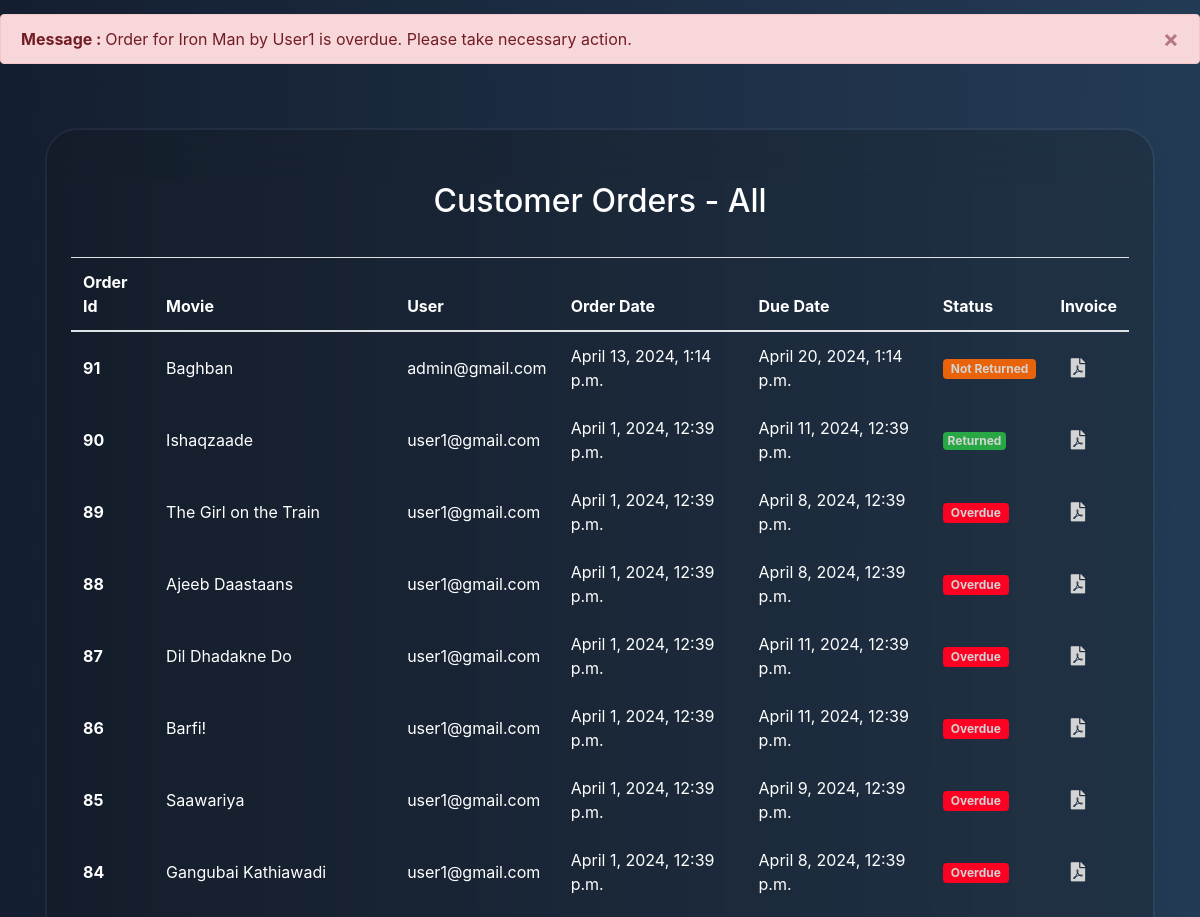
Before: /staff/orders/all (signed in, middle part) with the older database file.
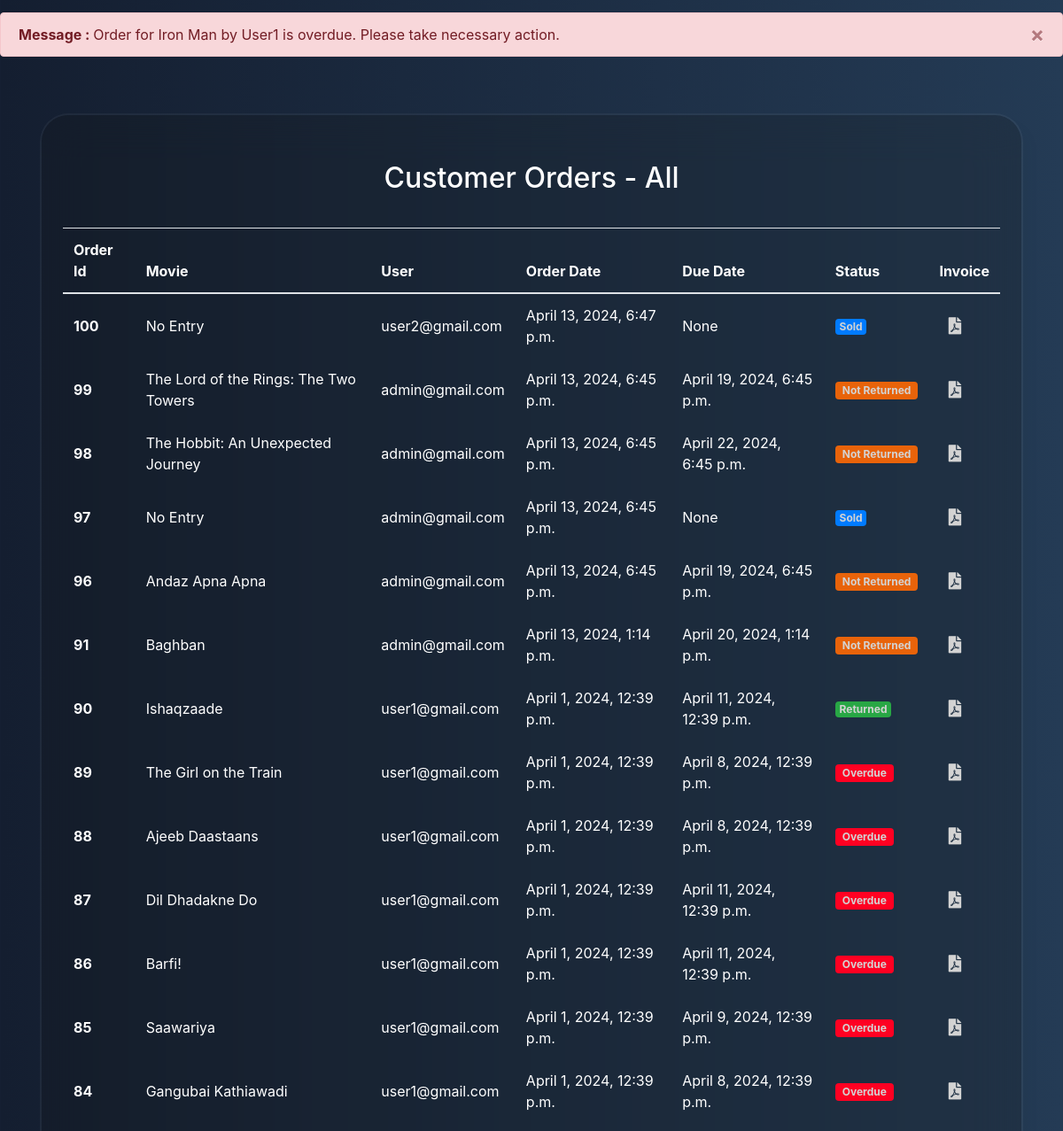
After: the same page with the newer database file.
### home/models.py (models this page shows, shortened)
class Order(models.Model):
    order_id = models.AutoField(primary_key=True)
    order_date = models.DateTimeField(auto_now_add=True)
    user = models.ForeignKey(User, on_delete=models.CASCADE)
    movie = models.ForeignKey(Movie, on_delete=models.CASCADE, default=None)
    total_price = models.FloatField(default=0)
    isrented = models.BooleanField(default=True)
    status = models.CharField(max_length=100,choices=[('Not Returned','Not Returned'),('Sold','Sold'),('Overdue','Overdue'), ('Returned','Returned')],default='Not Returned')
    due_date = models.DateTimeField(blank = True, null = True)
    invoice_id = models.IntegerField(default=0)

class Movie(models.Model):
    id = models.AutoField(primary_key=True)
    title = models.CharField(max_length=100)
    desc = models.CharField(max_length=1000)
    img = models.ImageField(upload_to='movies/thumbnails', blank=True, null=True)
    img_url = models.CharField(max_length=1000, default='')
    backdrop_url = models.CharField(max_length=1000, default='')
    release_year = models.DateField(null = True)
    genre = models.CharField(max_length=100,choices=[('Action','Action'),('Comedy','Comedy'),('Drama','Drama'),('Horror','Horror'),('Romance','Romance'),('Thriller','Thriller')])
    cast = models.CharField(max_length=500)
    director = models.CharField(max_length=100)
    rating = models.FloatField()
    certification = models.CharField(max_length=10,choices=[('U','U'),('U/A','U/A'),('A','A')])
    rent_price = models.FloatField()
    buy_price = models.FloatField()
    rent_duration = models.IntegerField()
    runtime = models.DurationField(("Duration"), default=timedelta(0))
    total_quantity = models.IntegerField(default=10)
    available_quantity = models.IntegerField(default=10)
    def __str__(self):
        return self.title

### home/views.py (the view)
# urls.py: path("staff/orders/",views.stafforders,name='stafforders'),
def stafforders(request,type):
    if not request.user.is_staff:
        return redirect('/')
    updatestatus()
    if type=='rented':
        orders = Order.objects.filter(isrented=True)
    elif type=='bought':
        orders = Order.objects.filter(isrented=False)
    elif type=='all':
        orders = Order.objects.all()
    orders = sorted(orders, key=lambda x: x.order_id, reverse=True)
    for order in orders:
        if order.status == 'Not Returned' and order.due_date - timezone.now() < timezone.timedelta(days=1):
            messages.warning(request, 'Order for '+order.movie.title+' by '+order.user.first_name+' '+order.user.last_name+' is due in 1 day. Please remind the user to return it on time to avoid any penalties.')
        if order.status == 'Overdue':
            messages.error(request, 'Order for '+order.movie.title+' by '+order.user.first_name+' '+order.user.last_name+' is overdue. Please take necessary action.')
    params = {'orders':orders, 'type':type.capitalize()}
    return render(request,'stafforders.html',params)

### home/views.py (called while the page is built)
def updatestatus():
    orders = Order.objects.all()
    for order in orders:
        if order.status == 'Not Returned' and order.due_date < timezone.now():
            order.status = 'Overdue'
            order.save()

### templates/stafforders.html (shortened to what this page needs)
{% extends "staffbase.html" %}
{% block body %}
<body class="god">
    <section class="vh-100 gradient-custom-2">
        <div class="container py-5 h-100">
          <div class="row d-flex justify-content-center align-items-center h-100">
            <div class="col-md-12 col-xl-12">
              <div class="card mask-custom">
                <div class="card-body p-4 text-white">
                  <div class="text-center pt-1 pb-2">
                    <h2 class="my-4">Customer Orders - {{type}}</h2>
                  </div>
                  <table class="table text-white mb-0" >
                    <thead>
                      <tr>
                        <th scope="col">Order Id</th>
                        <th scope="col">Movie</th>
                        <th scope="col">User</th>
                        <th scope="col">Order Date</th>
                        <th scope="col">Due Date</th>
                        <th scope="col">Status</th>
                        <th scope="col">Invoice</th>
                      </tr>
                    </thead>
                    <div  style = " margin: 5px; border-radius: 10px;">
                      {% for order in orders %}
                    <tr class="fw-normal">
                      <th class="border-0 align-middle">
                        <span class="ms-2 text-white"><a href="/staff/order/{{order.order_id}}" style="color:white;">{{order.order_id}}</a></span>
                      </th>
                      <td class="border-0 align-middle">{{order.movie}}</td>
                      <td class="border-0 align-middle">{{order.user}}</td>
                      <td class="border-0 align-middle">{{order.order_date}}</td>
                      <td class="border-0 align-middle">{{order.due_date}}</td>
                      <td class="border-0 align-middle">
                        <a href="/staff/order/{{order.order_id}}">
                        {% if order.status == "Returned" %}
                        <h6 class="mb-0"><span class="badge bg-success"> {{order.status}}</span></h6>
                        {% elif order.status == "Not Returned" %}
                        <h6 class="mb-0"><span class="badge py-1 px-2" style ="background-color: #e8630a"> {{order.status}}</span></h6>
                        {% elif order.status == "Sold" %}
                        <h6 class="mb-0"><span class="badge bg-primary"> {{order.status}}</span></h6>
                        {% else %}
                        <h6 class="mb-0"><span class="badge py-1 px-2" style ="background-color: #ff0022"> {{order.status}}</span></h6>
                        {% endif %}
                      </a>
                      </td>
                      <td class="border-0 align-middle pl-4"><a href="/pdf/{{order.invoice_id}}" ><i class="fas fa-file-pdf" style="scale:1.2;"></i></a></td>
                    </tr>
                    {% endfor %}
                </div>
                  </table>
                </div>
              </div>
            </div>
          </div>
        </div>
      </section>
    <body>
{% endblock body %}

Changed rows visible on the page:
added Order: order_id "100", movie "No Entry", user "user2@gmail.com", order_date "April 13, 2024, 6:47 p.m.", due_date "None", status "Sold"
added Order: order_id "99", movie "The Lord of the Rings: The Two Towers", user "admin@gmail.com", order_date "April 13, 2024, 6:45 p.m.", due_date "April 19, 2024, 6:45 p.m.", status "Not Returned"
added Order: order_id "98", movie "The Hobbit: An Unexpected Journey", user "admin@gmail.com", order_date "April 13, 2024, 6:45 p.m.", due_date "April 22, 2024, 6:45 p.m.", status "Not Returned"
added Order: order_id "97", movie "No Entry", user "admin@gmail.com", order_date "April 13, 2024, 6:45 p.m.", due_date "None", status "Sold"
added Order: order_id "96", movie "Andaz Apna Apna", user "admin@gmail.com", order_date "April 13, 2024, 6:45 p.m.", due_date "April 19, 2024, 6:45 p.m.", status "Not Returned"
